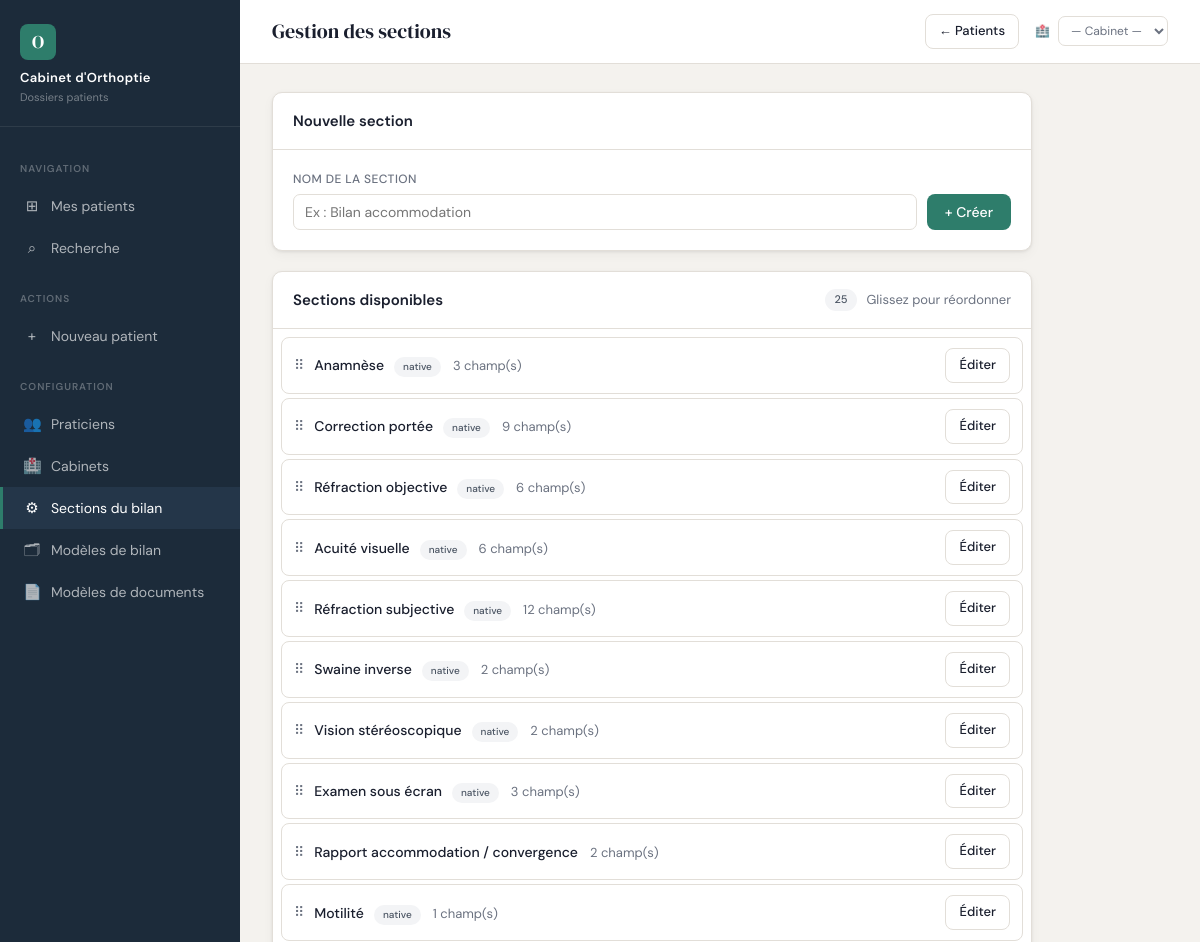
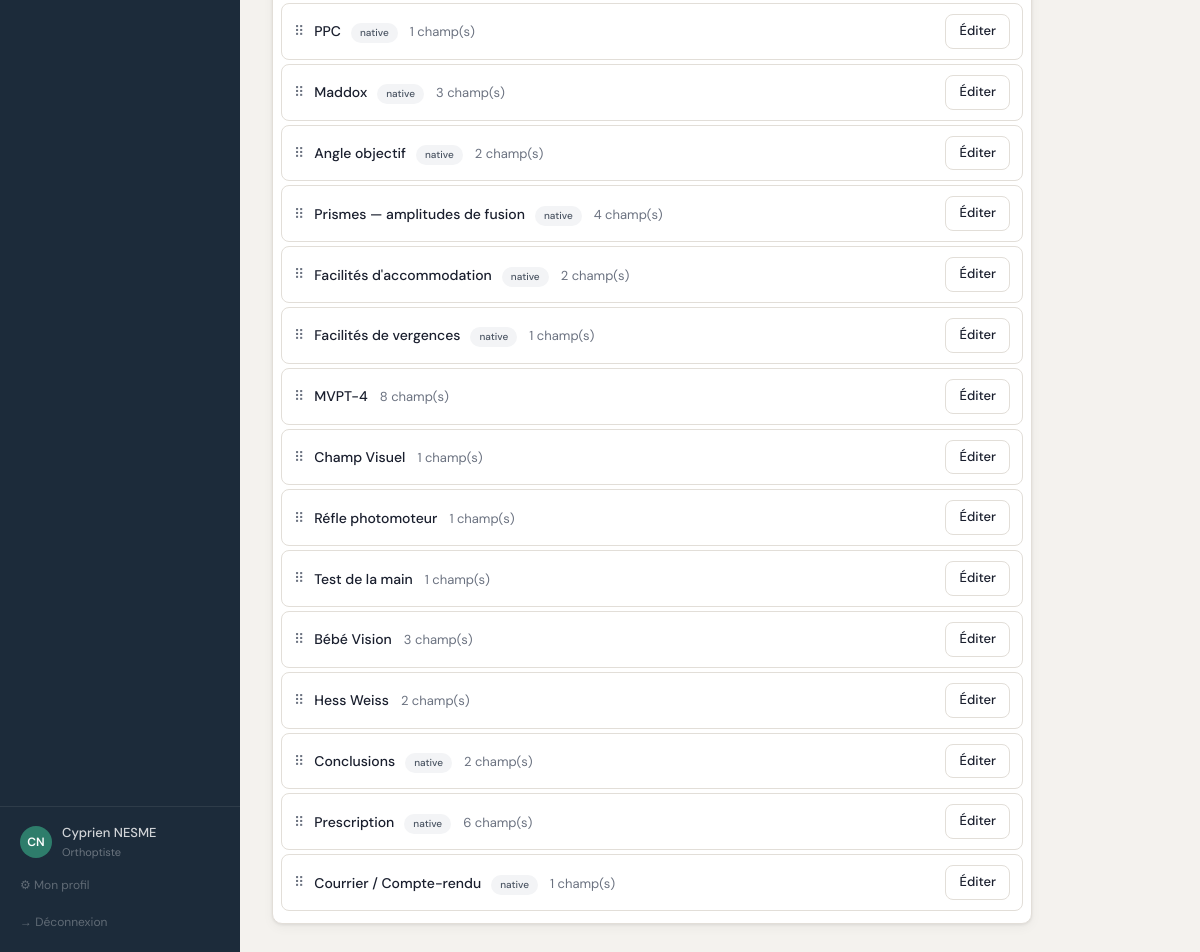
The app's page /admin/sections (signed in) with its own data (2 pictures, top to bottom).
### app.py (models this page shows, shortened)
class Praticien(UserMixin, db.Model):
    __tablename__ = 'praticien'
    id            = db.Column(db.Integer, primary_key=True)
    nom           = db.Column(db.String(100), nullable=False)
    prenom        = db.Column(db.String(100), nullable=False)
    titre         = db.Column(db.String(50), default='Orthoptiste')
    email         = db.Column(db.String(200), unique=True)
    login         = db.Column(db.String(100), unique=True, nullable=False)
    password_hash = db.Column(db.String(200))
    rpps          = db.Column(db.String(11))   # N° RPPS national fixe
    couleur       = db.Column(db.String(7), default='#2E7D6B')  # couleur hex
    actif         = db.Column(db.Boolean, default=True)
    role          = db.Column(db.String(20), default='praticien')  # 'admin' ou 'praticien'
    created_at    = db.Column(db.DateTime, default=datetime.utcnow)
    @property
    def is_admin(self):
        return self.role == 'admin'

class SectionDef(db.Model):
    __tablename__ = 'section_def'
    id       = db.Column(db.Integer, primary_key=True)
    type_key = db.Column(db.String(50), unique=True, nullable=False)
    label    = db.Column(db.String(100), nullable=False)
    ordre    = db.Column(db.Integer, default=99)
    builtin  = db.Column(db.Boolean, default=False)
    actif            = db.Column(db.Boolean, default=True)
    obs_defaut       = db.Column(db.Text, default='')    # pré-rempli dans le champ observations
    avec_observations = db.Column(db.Boolean, default=True)  # afficher le champ observations
    champs     = db.relationship('ChampDef', backref='section',
                               order_by='ChampDef.ordre', cascade='all, delete-orphan')

### app.py (the view)
@app.route('/admin/sections')
@login_required
def admin_sections():
    sections = SectionDef.query.order_by(SectionDef.ordre).all()
    return render_template('admin/sections.html', sections=sections)

### app.py (called while the page is built)
def get_current_cabinet():
    cab_id = session.get('cabinet_id')
    if cab_id:
        return Cabinet.query.get(cab_id)
    return None

def get_cabinets_praticien():
    if not current_user.is_authenticated:
        return []
    pcs = PraticienCabinet.query.filter_by(
        praticien_id=current_user.id).join(Cabinet).filter(Cabinet.actif==True).all()
    return [pc.cabinet for pc in pcs]

@login_manager.user_loader
def load_user(user_id): return Praticien.query.get(int(user_id))

@app.context_processor
def inject_cabinet():
    if current_user.is_authenticated:
        return {
            'cabinet_courant': get_current_cabinet(),
            'cabinets_dispo':  get_cabinets_praticien(),
        }
    return {'cabinet_courant': None, 'cabinets_dispo': []}

### templates/admin/sections.html (shortened to what this page needs)
{% extends "base.html" %}
{% block page_title %}Gestion des sections{% endblock %}
{% block topbar_actions %}
  <a href="{{ url_for('index') }}" class="btn btn-secondary btn-sm">← Patients</a>
{% endblock %}
{% block content %}
<div style="max-width:760px;">
  <div class="card" style="margin-bottom:20px;">
    <div class="card-header"><h2>Nouvelle section</h2></div>
    <div class="card-body">
      <form method="POST" action="{{ url_for('admin_section_nouvelle') }}"
            style="display:flex;gap:10px;align-items:flex-end;">
        <div class="field-group" style="flex:1;">
          <label class="field-label">Nom de la section</label>
          <input type="text" name="label" placeholder="Ex : Bilan accommodation" required autofocus>
        </div>
        <button type="submit" class="btn btn-primary">+ Créer</button>
      </form>
    </div>
  </div>
  <div class="card">
    <div class="card-header">
      <h2>Sections disponibles</h2>
      <span class="badge badge-gray">{{ sections|length }}</span>
      <span class="text-sm text-muted" style="margin-left:auto;">Glissez pour réordonner</span>
    </div>
    <div id="sections-list" style="padding:8px;">
      {% for s in sections %}
      <div class="section-row" data-id="{{ s.id }}"
           style="display:flex;align-items:center;gap:10px;
                  padding:10px 12px;border-radius:8px;margin-bottom:4px;
                  background:var(--surface);border:1px solid var(--border);
                  cursor:grab;">
        <span style="color:var(--muted);font-size:14px;cursor:grab;">⠿</span>
        <div style="flex:1;">
          <span style="font-size:14px;font-weight:500;">{{ s.label }}</span>
          {% if s.builtin %}
            <span class="badge badge-gray" style="margin-left:6px;font-size:10px;">native</span>
          {% endif %}
          <span class="text-sm text-muted" style="margin-left:8px;">
            {{ s.champs|selectattr('actif')|list|length }} champ(s)
          </span>
        </div>
        <a href="{{ url_for('admin_section_detail', section_id=s.id) }}"
           class="btn btn-secondary btn-sm">Éditer</a>
      </div>
      {% endfor %}
    </div>
  </div>
</div>
{% endblock %}

### templates/base.html (shortened to what this page needs)
<!DOCTYPE html>
<html lang="fr">
<head>
</head>
<body>
{% if current_user.is_authenticated %}
<aside class="sidebar">
  <div class="sidebar-brand">
    <div class="logo-mark">O</div>
    <h1>Cabinet d'Orthoptie</h1>
    <p>Dossiers patients</p>
  </div>
  <nav class="sidebar-nav">
    <div class="nav-section"><span>Navigation</span></div>
    <a href="{{ url_for('index') }}"
       class="nav-item {% if request.endpoint == 'index' %}active{% endif %}">
      <span class="icon">⊞</span> Mes patients
    </a>
    <a href="{{ url_for('recherche') }}"
       class="nav-item {% if request.endpoint == 'recherche' %}active{% endif %}">
      <span class="icon">⌕</span> Recherche
    </a>
    <div class="nav-section"><span>Actions</span></div>
    <a href="{{ url_for('patient_nouveau') }}"
       class="nav-item {% if request.endpoint == 'patient_nouveau' %}active{% endif %}">
      <span class="icon">+</span> Nouveau patient
    </a>
    <div class="nav-section"><span>Configuration</span></div>
    {% if current_user.is_admin %}
    <a href="{{ url_for('admin_praticiens') }}"
       class="nav-item {% if request.endpoint and 'praticien' in request.endpoint and request.endpoint != 'profil' %}active{% endif %}">
      <span class="icon">👥</span> Praticiens
    </a>
    <a href="{{ url_for('admin_cabinets') }}"
       class="nav-item {% if request.endpoint and 'cabinet' in request.endpoint %}active{% endif %}">
      <span class="icon">🏥</span> Cabinets
    </a>
    <a href="{{ url_for('admin_sections') }}"
       class="nav-item {% if request.endpoint in ['admin_sections','admin_section_detail'] %}active{% endif %}">
      <span class="icon">⚙</span> Sections du bilan
    </a>
    <a href="{{ url_for('admin_modeles') }}"
       class="nav-item {% if request.endpoint and 'modele' in request.endpoint and 'document' not in request.endpoint %}active{% endif %}">
      <span class="icon">🗂</span> Modèles de bilan
    </a>
    <a href="/admin/document-modeles"
       class="nav-item {% if request.endpoint and 'document' in request.endpoint %}active{% endif %}">
      <span class="icon">📄</span> Modèles de documents
    </a>
    {% endif %}
  </nav>
  <div class="sidebar-footer">
    <div class="user-chip">
      <div class="user-avatar">
        {{ current_user.prenom[0] }}{{ current_user.nom[0] }}
      </div>
      <div>
        <div class="user-name">{{ current_user.prenom }} {{ current_user.nom }}</div>
        <div class="user-role">{{ current_user.titre }}</div>
      </div>
    </div>
    <a href="{{ url_for('profil') }}" class="logout-link">⚙ Mon profil</a>
    <a href="{{ url_for('logout') }}" class="logout-link">→ Déconnexion</a>
  </div>
</aside>
{% endif %}
<main class="main">
  <div class="topbar">
    <div class="topbar-title">{% block page_title %}{% endblock %}</div>
    <div class="topbar-actions">
      {% block topbar_actions %}{% endblock %}
      {% if current_user.is_authenticated and cabinets_dispo %}
      <form method="POST" action="{{ url_for('changer_cabinet') }}"
            style="display:flex;align-items:center;gap:8px;margin-left:8px;">
        <span style="font-size:12px;color:var(--muted);white-space:nowrap;">🏥</span>
        <select name="cabinet_id"
                onchange="this.form.submit()"
                style="font-size:12px;padding:5px 8px;border-radius:7px;
                       border:1px solid var(--border);background:var(--surface);
                       color:{% if cabinet_courant %}var(--accent){% else %}var(--muted){% endif %};
                       font-weight:{% if cabinet_courant %}500{% else %}400{% endif %};">
          <option value="">— Cabinet —</option>
        </select>
      </form>
      {% endif %}
    </div>
  </div>
  <div class="content">
    {% block content %}{% endblock %}
  </div>
</main>
</body>
</html>

### records on screen
Praticien: prenom "C", nom "N", prenom "Cyprien", nom "NESME", titre "Orthoptiste"
SectionDef: label "Anamnèse", builtin "native", champs|selectattr "3"
SectionDef: label "Correction portée", builtin "native", champs|selectattr "9"
SectionDef: label "Réfraction objective", builtin "native", champs|selectattr "6"
SectionDef: label "Acuité visuelle", builtin "native", champs|selectattr "6"
SectionDef: label "Réfraction subjective", builtin "native", champs|selectattr "12"
SectionDef: label "Swaine inverse", builtin "native", champs|selectattr "2"
SectionDef: label "Vision stéréoscopique", builtin "native", champs|selectattr "2"
SectionDef: label "Examen sous écran", builtin "native", champs|selectattr "3"
SectionDef: label "Rapport accommodation / convergence", champs|selectattr "2"
SectionDef: label "Motilité", builtin "native", champs|selectattr "1"
SectionDef: label "PPC", builtin "native", champs|selectattr "1"
SectionDef: label "Maddox", builtin "native", champs|selectattr "3"
SectionDef: label "Angle objectif", builtin "native", champs|selectattr "2"
SectionDef: label "Prismes — amplitudes de fusion", builtin "native", champs|selectattr "4"
SectionDef: label "Facilités d'accommodation", builtin "native", champs|selectattr "2"
SectionDef: label "Facilités de vergences", builtin "native", champs|selectattr "1"
SectionDef: label "MVPT-4", champs|selectattr "8"
SectionDef: label "Champ Visuel", champs|selectattr "1"
SectionDef: label "Réfle photomoteur", champs|selectattr "1"
SectionDef: label "Test de la main", champs|selectattr "1"
SectionDef: label "Bébé Vision", champs|selectattr "3"
SectionDef: label "Hess Weiss", champs|selectattr "2"
SectionDef: label "Conclusions", builtin "native", champs|selectattr "2"
SectionDef: label "Prescription", builtin "native", champs|selectattr "6"
SectionDef: label "Courrier / Compte-rendu", builtin "native", champs|selectattr "1"

### other values on screen
{{ sections|length }} "25"
